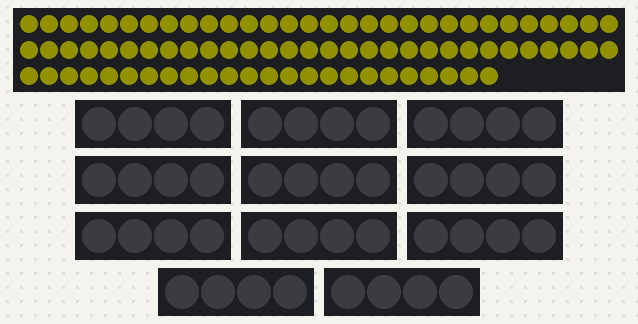
Recording of a sketch running on a simulated Arduino Uno, built with avr-gcc and run on an emulated ATmega328P. Parts: 84 RGB LEDs in strip order, left to right, continuing on the next row, 11 × 4 RGB LEDs in strip order, left to right. Dim RGB values are drawn brighter than linear.

Above: at 0.16 s.
At 0.98 s:
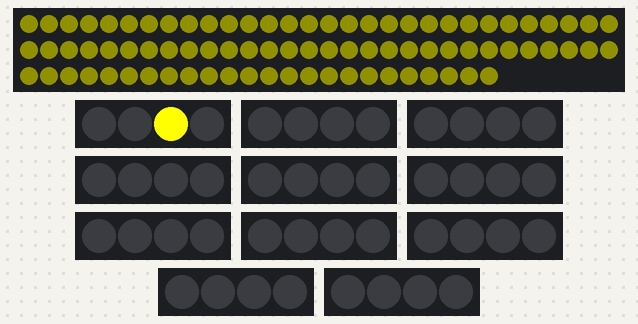
At 1.49 s:
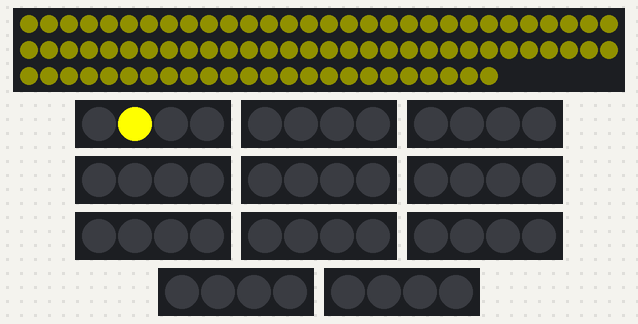
At 1.9 s:
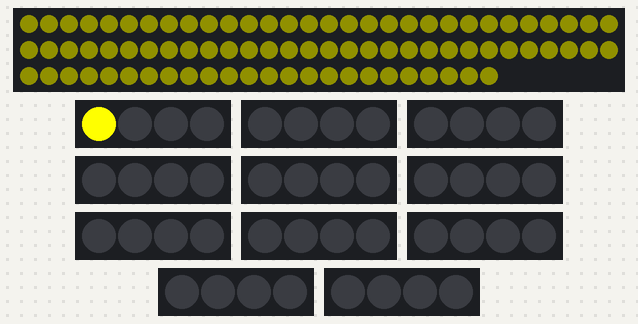
Timing chart, 0 to 3.4 s (numbered marks = the images above):
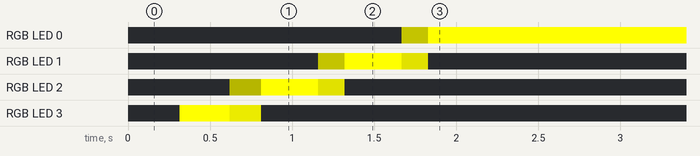

The sketch:

connect-4-3D.ino
```cpp
#include "FastLED.h"

// #define DEBUG

#ifdef DEBUG
#define log(x) Serial.print(x);
#define logln(x) Serial.println(x);
#else
#define log(x)
#define logln(x)
#endif

#define SIZE_X 4
#define SIZE_Y 4
#define SIZE_Z 4

#define CHIPSET WS2812B

#define add_led_column(x, y, input_pin, led_pin)              \
  FastLED.addLeds<CHIPSET, led_pin, GRB>(leds[x][y], SIZE_Z); \
  pinMode(input_pin, INPUT_PULLUP);                           \
  input_pins[x][y] = input_pin;

CRGB leds[SIZE_X][SIZE_Y][SIZE_Z];
CRGB underfloor[84];

uint8_t input_pins[SIZE_X][SIZE_Y];

template <class T>
struct Vec3 {
  T x, y, z;

  Vec3() : x(0), y(0), z(0) {}
  Vec3(T x_, T y_, T z_) : x(x_), y(y_), z(z_) {}

  bool operator==(const Vec3<T>& other) const {
    return x == other.x && y == other.y && z == other.z;
  }

  bool operator!=(const Vec3<T>& other) const { return !operator==(other); }

  Vec3<T> operator+(const Vec3<T>& other) const {
    return {x + other.x, y + other.y, z + other.z};
  }

  Vec3<T> operator-(const Vec3<T>& other) const {
    return {x - other.x, y - other.y, z - other.z};
  }
};

struct Input {
  enum class State { Ready, Debouncing, Pressed };
  State state = State::Ready;

  uint8_t x, y;

  const unsigned int debounce_time = 50;
  unsigned int time = 0;

  void update(unsigned int dt) {
    switch (state) {
      case State::Ready:
        for (size_t i = 0; i < SIZE_X; i++) {
          for (size_t j = 0; j < SIZE_Y; j++) {
            if (digitalRead(input_pins[i][j]) == LOW) {
              x = i;
              y = j;
              time = 0;
              state = State::Debouncing;
              return;
            }
          }
        }
        break;
      case State::Debouncing:
        if (digitalRead(input_pins[x][y]) == LOW) {
          time += dt;
          if (time >= debounce_time) {
            time = 0;
            state = State::Pressed;
          }
        } else {
          time = 0;
          state = State::Ready;
        }
        break;
      case State::Pressed:
        if (digitalRead(input_pins[x][y]) == HIGH) {
          if (time >= debounce_time) {
            state = State::Ready;
          } else {
            time += dt;
          }
        } else {
          time = 0;
        }
        break;
    }
  }
};

Input input;

struct Game {
  enum class State { Ready, Dropping, Draw, Winner, Reset };
  State state = State::Ready;

  enum class Piece { None, Yellow, Red };
  Piece grid[SIZE_X][SIZE_Y][SIZE_Z] = {};
  size_t current_x = 0;
  size_t current_y = 0;

  Vec3<int> winning_positions[4] = {};

  enum class Player { Yellow, Red };
  Player current_player = Player::Yellow;

  static Player next_player(Player p) {
    switch (p) {
      case Player::Yellow:
        return Player::Red;
      case Player::Red:
        return Player::Yellow;
    }
  }

  static Piece player_to_piece(Player p) {
    switch (p) {
      case Player::Yellow:
        return Piece::Yellow;
      case Player::Red:
        return Piece::Red;
    }
  }

  unsigned int time = 0;
  const unsigned int drop_time = 500;

  static CRGB piece_to_crgb(Piece p) {
    switch (p) {
      case Piece::None:
        return CRGB::Black;
      case Piece::Yellow:
        return CRGB::Yellow;
      case Piece::Red:
        return CRGB::Red;
    }
  }

  bool full() {
    for (size_t i = 0; i < SIZE_X; i++) {
      for (size_t j = 0; j < SIZE_Y; j++) {
        for (size_t k = 0; k < SIZE_Z; k++) {
          if (grid[i][j][k] == Piece::None) {
            return false;
          }
        }
      }
    }
    return true;
  }

  template <class T>
  bool is_inside(Vec3<T> vec) {
    return vec.x >= 0 && vec.x < SIZE_X && vec.y >= 0 && vec.y < SIZE_Y &&
           vec.z >= 0 && vec.z < SIZE_Z;
  }

  bool won(Vec3<int> pos) {
    logln("won(" + String(pos.x) + ", " + String(pos.y) + ", " + String(pos.z) +
          ")");
    const Piece current = player_to_piece(current_player);
    auto check = [&](Vec3<int> dir) -> bool {
      logln("check(" + String(dir.x) + ", " + String(dir.y) + ", " +
            String(dir.z) + ")");
      Vec3<int> p = pos;
      do {
        p = p - dir;
      } while (is_inside(p));
      for (size_t n = 0; n < 4; n++) {
        p = p + dir;
        logln(String(n) + ": " + String(p.x) + String(p.y) + String(p.z));
        if (!(is_inside(p) && grid[p.x][p.y][p.z] == current)) {
          return false;
        } else {
          winning_positions[n] = p;
        }
      }
      return true;
    };
    for (int i = 0; i <= 1; i++) {
      for (int j = -i; j <= 1; j++) {
        for (int k = -1; k <= 1; k++) {
          Vec3<int> dir = {i, j, k};
          if (dir != Vec3<int>() && check(dir)) {
            return true;
          }
        }
      }
    }
    return false;
  }

  Piece* current_column() { return grid[current_x][current_y]; }

  void update(unsigned int dt) {
    switch (state) {
      case State::Ready: {
        if (input.state == Input::State::Pressed) {
          current_x = input.x;
          current_y = input.y;
          Piece& top_piece = current_column()[SIZE_Z - 1];
          if (top_piece == Piece::None) {
            top_piece = player_to_piece(current_player);
            state = State::Dropping;
            logln("Ready -> Dropping");
          }
        }
      } break;
      case State::Dropping:
        time += dt;
        if (time < drop_time) {
          return;
        }
        time = 0;
        {
          int z = SIZE_Z - 1;
          while (z >= 0 && current_column()[z] == Piece::None) {
            z--;
          }
          if (z > 0 && current_column()[z - 1] == Piece::None) {
            current_column()[z - 1] = current_column()[z];
            current_column()[z] = Piece::None;
            return;
          }
          if (input.state == Input::State::Ready) {
            if (won(Vec3<int>((int)current_x, (int)current_y, z))) {
              state = State::Winner;
              logln("Dropping -> Winner");
            } else if (full()) {
              state = State::Draw;
              logln("Dropping -> Draw");
            } else {
              current_player = next_player(current_player);
              state = State::Ready;
              logln("Dropping -> Ready");
            }
          }
        }
        break;
      case State::Draw:
      case State::Winner:
        if (input.state == Input::State::Pressed) {
          for (size_t i = 0; i < SIZE_X; i++) {
            for (size_t j = 0; j < SIZE_Y; j++) {
              for (size_t k = 0; k < SIZE_Z; k++) {
                grid[i][j][k] = Piece::None;
              }
            }
          }
          current_player = next_player(current_player);
          state = State::Reset;
          logln("Winner/Draw -> Reset");
        }
        break;
      case State::Reset:
        if (input.state == Input::State::Ready) {
          state = State::Ready;
          logln("Reset -> Ready");
        }
        break;
    }
  }
  void show(unsigned int dt) {
    const uint8_t d = min(dt, 255);
    const bool blink = (state == State::Winner) && ((millis() / 500) % 2) == 0;

    for (size_t i = 0; i < SIZE_X; i++) {
      for (size_t j = 0; j < SIZE_Y; j++) {
        for (size_t k = 0; k < SIZE_Z; k++) {
          CRGB& led = leds[i][j][k];
          const CRGB new_rgb = piece_to_crgb(grid[i][j][k]);
          const CRGB old_rgb = led;
          if (old_rgb != new_rgb) {
            const int dr = new_rgb.r - old_rgb.r;
            const int dg = new_rgb.g - old_rgb.g;
            const int db = new_rgb.b - old_rgb.b;
            led.r += constrain(dr, -d, d);
            led.g += constrain(dg, -d, d);
            led.b += constrain(db, -d, d);
          }
        }
      }
    }
    for (auto& l : underfloor) {
      l = blink ? CRGB::Black
                : piece_to_crgb(player_to_piece(current_player)).nscale8(16);
    }

    if (blink) {
      for (auto& p : winning_positions) {
        leds[p.x][p.y][p.z] = CRGB::Black;
      }
    }

    FastLED.show();
  }
};

Game game;

unsigned long last_update;

void setup() {
#ifdef DEBUG
  Serial.begin(9600);
  Serial.println("setup");
#endif
  FastLED.addLeds<CHIPSET, 6, GRB>(underfloor, 84);
  add_led_column(0, 0, 22, 23);
  add_led_column(0, 1, 24, 25);
  add_led_column(0, 2, 26, 27);
  add_led_column(0, 3, 28, 29);
  add_led_column(1, 0, 30, 31);
  add_led_column(1, 1, 32, 33);
  add_led_column(1, 2, 34, 35);
  add_led_column(1, 3, 36, 37);
  add_led_column(2, 0, 38, 39);
  add_led_column(2, 1, 40, 41);
  add_led_column(2, 2, 42, 43);
  add_led_column(2, 3, 44, 45);
  add_led_column(3, 0, 46, 47);
  add_led_column(3, 1, 48, 49);
  add_led_column(3, 2, 50, 51);
  add_led_column(3, 3, 52, 53);
  last_update = millis();
}

void loop() {
  const unsigned long time = millis();
  const unsigned int dt = time - last_update;
  input.update(dt);
  game.update(dt);
  game.show(dt);
  last_update = time;
}
```

Measured:
- by itself, RGB LED 0: off → RGB(93, 93, 0) at 1.7 s, → RGB(255, 255, 0) 0.16 s later
- by itself, RGB LED 1: off → RGB(93, 93, 0) at 1.2 s, → RGB(255, 255, 0) 0.16 s later, → RGB(162, 162, 0) 0.35 s later, → off 0.16 s later
- by itself, RGB LED 2: off → RGB(65, 65, 0) at 0.62 s, → RGB(255, 255, 0) 0.19 s later, → RGB(162, 162, 0) 0.35 s later, → off 0.16 s later
- by itself, RGB LED 3: off → RGB(255, 255, 0) at 0.32 s, → RGB(190, 190, 0) 0.31 s later, → off 0.19 s later
